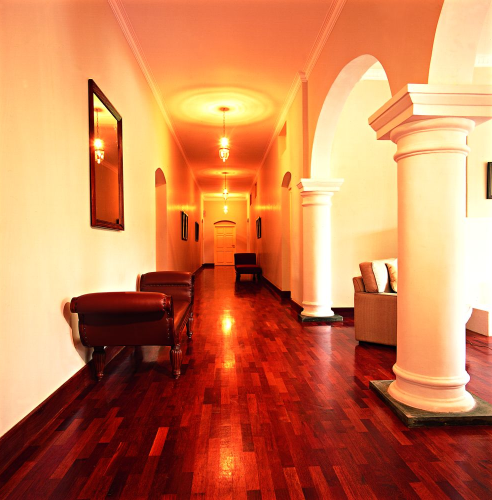
#> input picture compare/rgbx/rgb2x/example/Castlereagh_corridor_photo.png, 984 x 1000 px (shown at 1/2 size)
$ python build_glassaware_single.py --source-image ../compare/rgbx/rgb2x/example/Castlereagh_corridor_photo.png --albedo-image ../compare/rgbx/rgb2x/example/Castlereagh_corridor_photo.png --out-dir out
#> lines starting #> are read from the running program, lines starting #| are printed output that depends on the picture
from __future__ import annotations

import argparse
from pathlib import Path

import numpy as np
from PIL import Image, ImageFilter


def rgb_to_luma(x: np.ndarray) -> np.ndarray:
    return 0.299 * x[..., 0] + 0.587 * x[..., 1] + 0.114 * x[..., 2]


def pil_morphology(mask: np.ndarray, dilate: int, erode: int, blur_radius: float) -> np.ndarray:
    img = Image.fromarray((np.clip(mask, 0, 1) * 255).astype(np.uint8), mode="L")
    for _ in range(max(0, dilate)):
        img = img.filter(ImageFilter.MaxFilter(3))
    for _ in range(max(0, erode)):
        img = img.filter(ImageFilter.MinFilter(3))
    if blur_radius > 0:
        img = img.filter(ImageFilter.GaussianBlur(radius=blur_radius))
    return np.asarray(img).astype(np.float32) / 255.0


def save_rgb(path: Path, x: np.ndarray) -> None:
    Image.fromarray((np.clip(x, 0, 1) * 255).round().astype(np.uint8), mode="RGB").save(path)


def save_l(path: Path, x: np.ndarray) -> None:
    Image.fromarray((np.clip(x, 0, 1) * 255).round().astype(np.uint8), mode="L").save(path)


def main():
    ap = argparse.ArgumentParser()
    ap.add_argument("--source-image", required=True, type=Path)
    ap.add_argument("--albedo-image", required=True, type=Path)
    ap.add_argument("--out-dir", required=True, type=Path)
    ap.add_argument("--dark-thresh", type=float, default=0.10)
    ap.add_argument("--bright-thresh", type=float, default=0.20)
    ap.add_argument("--diff-thresh", type=float, default=0.12)
    ap.add_argument("--ratio-thresh", type=float, default=2.0)
    ap.add_argument("--hard-thresh", type=float, default=0.12)
    args = ap.parse_args()

    args.out_dir.mkdir(parents=True, exist_ok=True)

    src_img = Image.open(args.source_image).convert("RGB")
#> src_img is the input picture: PIL image 984x1000 RGB; mean R, G, B 204.4, 126.8, 83.5
    alb_img = Image.open(args.albedo_image).convert("RGB")
    if alb_img.size != src_img.size:
        alb_img = alb_img.resize(src_img.size, Image.BICUBIC)

    src = np.asarray(src_img).astype(np.float32) / 255.0
    alb = np.asarray(alb_img).astype(np.float32) / 255.0

    src_l = rgb_to_luma(src)
#> in rgb_to_luma, `return 0.299 * x[..., 0] + 0.587 * x[..., 1] + 0.114 * x[..., 2]`:
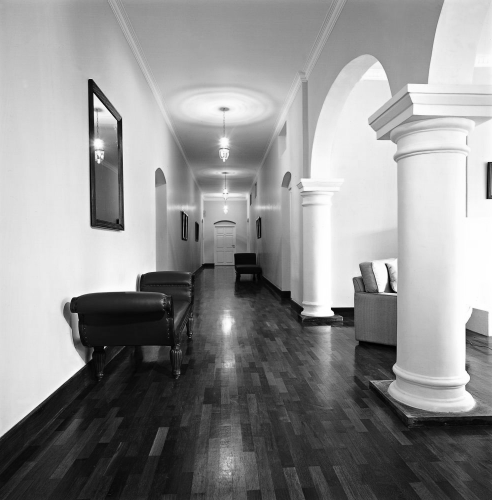
#> returned value: shape (1000, 984) float32 (shown at 1/2 size); min 0, max 1, mean 0.569
    alb_l = rgb_to_luma(alb)

    dark_score = np.clip((args.dark_thresh - alb_l) / max(args.dark_thresh, 1e-6), 0.0, 1.0)
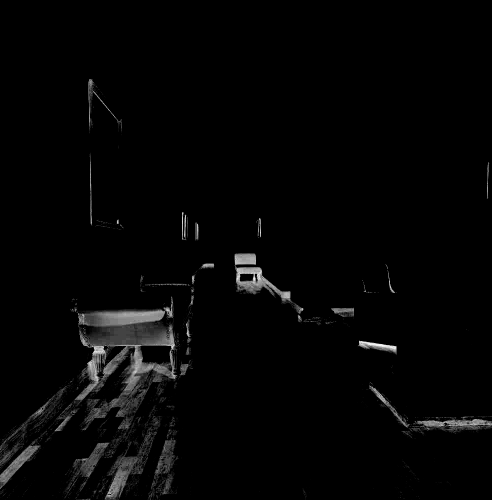
#> dark_score: shape (1000, 984) float32 (shown at 1/2 size); min 0, max 1, mean 0.0209
    bright_score = np.clip((src_l - args.bright_thresh) / max(1.0 - args.bright_thresh, 1e-6), 0.0, 1.0)
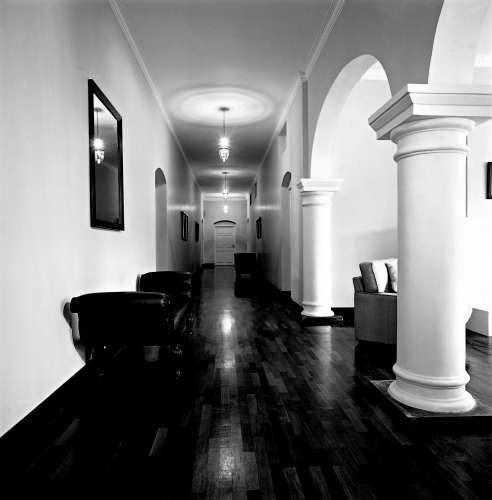
#> bright_score: shape (1000, 984) float32 (shown at 1/2 size); min 0, max 1, mean 0.48
    diff_score = np.clip((src_l - alb_l - args.diff_thresh) / max(1.0 - args.diff_thresh, 1e-6), 0.0, 1.0)
#> diff_score: shape (1000, 984) float32; every value is 0
    ratio = src_l / (alb_l + 1e-4)
    ratio_score = np.clip((ratio - args.ratio_thresh) / max(args.ratio_thresh * 2.0, 1e-6), 0.0, 1.0)

    soft = np.clip(dark_score * bright_score * diff_score * ratio_score * 2.0, 0.0, 1.0)
    soft = pil_morphology(soft, dilate=2, erode=1, blur_radius=1.0)
#> in pil_morphology, `img = Image.fromarray((np.clip(mask, 0, 1) * 255).astype(np.uint8), mo..`: img: PIL image 984x1000 L; every value is 0
    hard = (soft > args.hard_thresh).astype(np.float32)
    blend = pil_morphology(hard, dilate=2, erode=0, blur_radius=3.0)

    hybrid = (1.0 - blend[..., None]) * alb + blend[..., None] * src
    hybrid = np.clip(hybrid, 0.0, 1.0)

    save_rgb(args.out_dir / "hybrid_albedo.png", hybrid)
    save_l(args.out_dir / "glass_mask.png", hard)
    save_l(args.out_dir / "glass_mask_soft.png", blend)

    print("[DONE]", args.out_dir)


if __name__ == "__main__":
    main()

$ run again, on compare/rgbx/x2rgb/example/kitchen-albedo.png
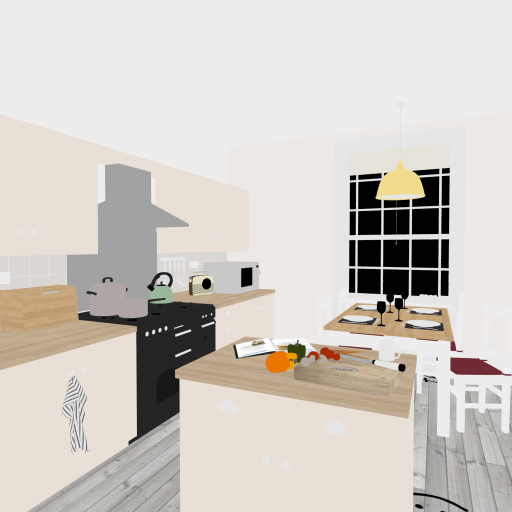
#> input picture compare/rgbx/x2rgb/example/kitchen-albedo.png, 1024 x 1024 px (shown at 1/2 size)
#> in main, src_img is the input picture: PIL image 1024x1024 RGB; mean R, G, B 208.2, 203.3, 197.6
#> in main, `dark_score = np.clip((args.dark_thresh - alb_l) / max(args.dark_thresh..`:
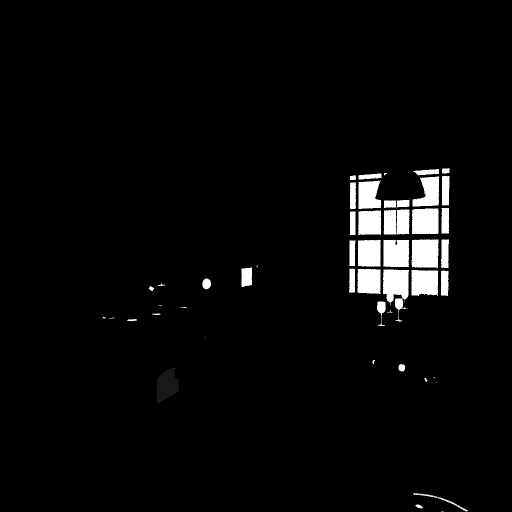
#> dark_score: shape (1024, 1024) float32 (shown at 1/2 size); min 0, max 1, mean 0.0354
#> diff_score: shape (1024, 1024) float32; every value is 0
#> in main, `ratio = src_l / (alb_l + 1e-4)`:
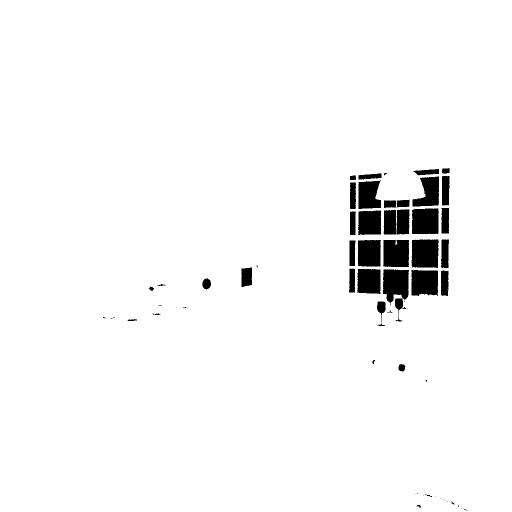
#> ratio: shape (1024, 1024) float32 (shown at 1/2 size); min 0, max 1, mean 0.965
#> img: PIL image 1024x1024 L; every value is 0
